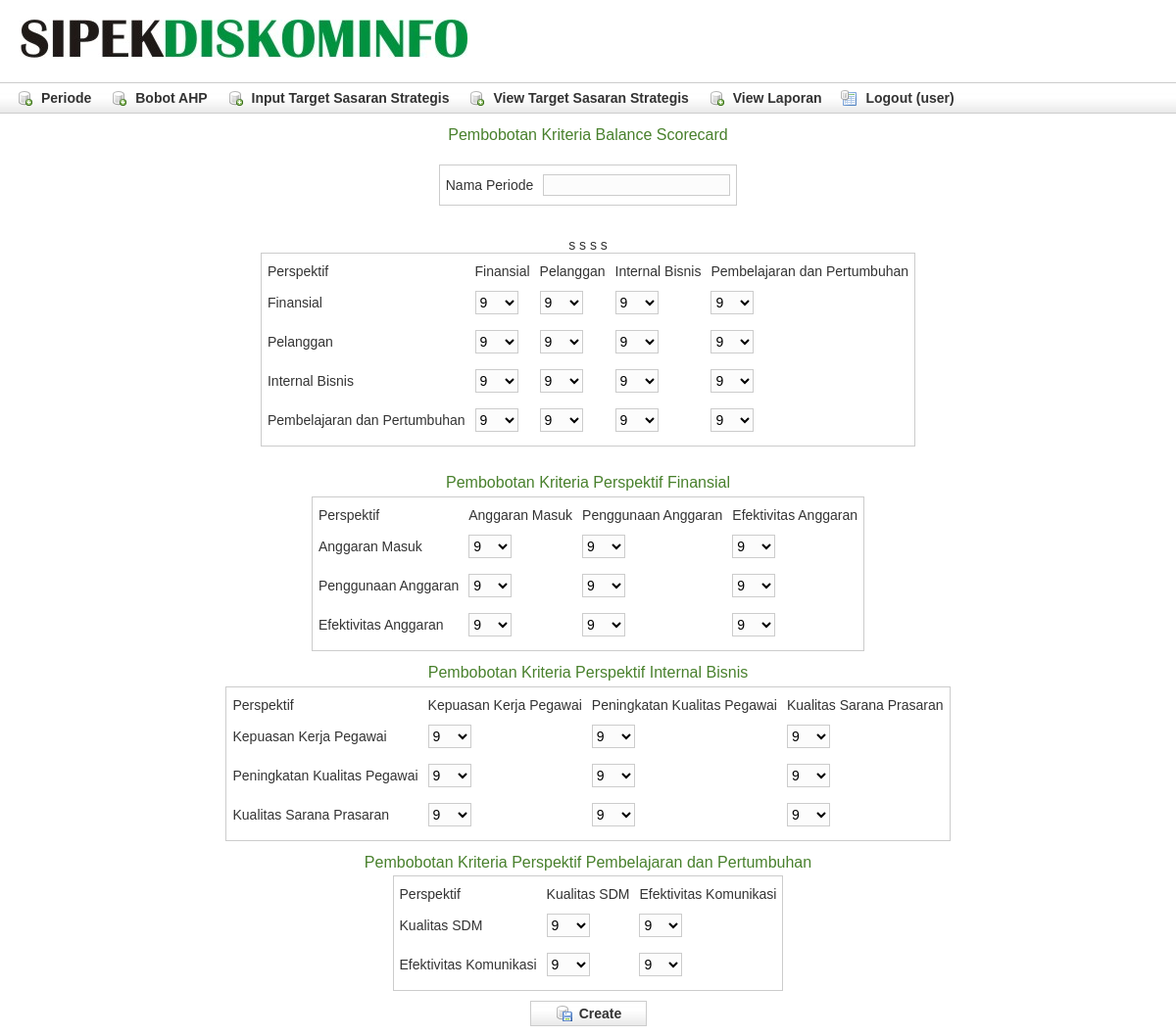
The app's page /pembobotan_update.php (signed in) with its own data.
### tables this page shows
CREATE TABLE `kriteria` (
  `id` int(11) NOT NULL auto_increment,
  `nama` varchar(255) NOT NULL,
  `parent_id` int(11) default NULL,
  PRIMARY KEY  (`id`),
  KEY `parent_id` (`parent_id`)
);

### pembobotan_update.php (the view, shortened to what this page needs)
<?php
include 'connect.php';
$sth = $db->prepare("SELECT * FROM kriteria WHERE parent_id is NULL ORDER BY id");
$sth->execute();
$listKriteria = $sth->fetchAll (PDO::FETCH_ASSOC);
?>
<?php include 'header.php'?>
<div class="body" align="center">
    <h1 align="center">Pembobotan Kriteria Balance Scorecard</h1>
	<form method="post">
		<table>
			<tr>
				<td valign="center" class="name">
					<label for="Periode">Nama Periode</label>
				</td>
				<td valign="top" class="value">
					<input type="text" name="nama_periode"/>
				</td>
			</tr>
		</table>
		<br/>
		<br/>
		<div class="dialog">
			<table border="0">
				<tr>
					<td>Perspektif</td>
					<?php foreach($listKriteria as $kriteria):?>
					<td><?php echo $kriteria['nama'] ?></td>
s					<?php endforeach ?>
				</tr>
				<?php foreach($listKriteria as $baris):?>
				<tr>
					<td><?php echo $baris['nama'] ?></td>
					<?php foreach($listKriteria as $kolom):?>
					<td>
						<select name="bobot[<?php echo $baris['id'] ?>][<?php echo $kolom['id'] ?>]" id="bobot_<?php echo $baris['id']?>_<?php echo $kolom['id']?>">
							<option value="9">9</option>
						</select>
					</td>
					<?php endforeach ?>
				</tr>
				<?php endforeach ?>
			</table>
			<br/>
			<?php foreach($listKriteria as $parent):?>
			<?php
			$sth = $db->prepare("SELECT * FROM kriteria WHERE parent_id = :id");
			$sth->execute(array('id' => $parent['id']));
			$listChild = $sth->fetchAll(PDO::FETCH_ASSOC);
			?>
			<?php if (count($listChild)>0):?>
			<div class="body" align="center">
				<h1 align="center">Pembobotan Kriteria Perspektif <?php echo $parent['nama'] ?></h1>
				<table border="0">
					<tr>
						<td>Perspektif</td>
						<?php foreach($listChild as $kriteria):?>
						<td><?php echo $kriteria['nama'] ?></td>
						<?php endforeach ?>
					</tr>
					<?php foreach($listChild as $baris):?>
					<tr>
						<td><?php echo $baris['nama'] ?></td>
						<?php foreach($listChild as $kolom):?>
						<td>
							<select name="bobot[<?php echo $baris['id'] ?>][<?php echo $kolom['id'] ?>]" id="bobot_<?php echo $baris['id']?>_<?php echo $kolom['id']?>">
							<option value="9">9</option>
							</select>
						</td>
						<?php endforeach ?>
					</tr>
					<?php endforeach ?>
				</table>
			</div>
			<?php endif ?>
			<?php endforeach ?>
			<div class="buttons" align="center">
	            <span class="button"><input class="save" name="submit" type="submit" value="Create" /></span>
	        </div>
		</div>
	</form>
</div>
<?php include 'footer.php' ?>

### stylesheets/main.css (style rules this page uses)
html * { margin: 0; }
body { background: #fff; color: #333; font: 14px verdana, arial, helvetica, sans-serif; }
h1 { color: #48802c; font-weight: normal; font-size: 16px; margin: .8em 0 .3em 0; }
input, select, textarea { background-color: #fcfcfc; border: 1px solid #ccc; font: 14px verdana, arial, helvetica, sans-serif; margin: 2px 0; padding: 2px 4px; }
select { padding: 2px 2px 2px 0; }
.body { float: center; margin: 0 15px 10px 15px; }
table { border: 1px solid #ccc; }
tr { border: 0; }
td, th { font: 14px verdana, arial, helvetica, sans-serif; line-height: 12px; padding: 5px 4px; text-align: left; vertical-align: left; }
.dialog table { padding: 5px 0; }
.buttons { background: #fff url(../images/skin/shadow.jpg) bottom repeat-x; border: 1px solid #ccc; color: #666; font-size: 14px; margin-top: 5px; overflow: hidden; width: 10%; padding: 0; }
.buttons input { background: #fff; border: 0; color: #333; cursor: pointer; font-size: 14px; font-weight: bold; margin-left: 3px; overflow: visible; padding: 2px 6px; }
.buttons input.save { background: transparent url(../images/skin/database_save.png) 5px 30% no-repeat; padding-left: 28px; }

### records on screen
kriteria: nama "Finansial", id "9"
kriteria: nama "Pelanggan", id "9"
kriteria: nama "Internal Bisnis", id "9"
kriteria: nama "Pembelajaran dan Pertumbuhan", id "9"
kriteria: nama "Anggaran Masuk", id "9"
kriteria: nama "Penggunaan Anggaran", id "9"
kriteria: nama "Efektivitas Anggaran", id "9"
kriteria: nama "Kepuasan Kerja Pegawai", id "9"
kriteria: nama "Peningkatan Kualitas Pegawai", id "9"
kriteria: nama "Kualitas Sarana Prasaran", id "9"
kriteria: nama "Kualitas SDM", id "9"
kriteria: nama "Efektivitas Komunikasi", id "9"

### other values on screen
$_SESSION['user']['username'] "user"
